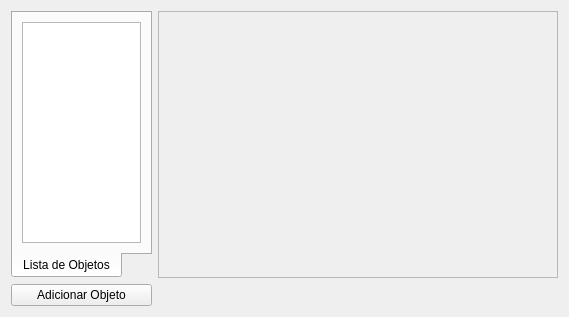
<?xml version="1.0" encoding="UTF-8"?>
<ui version="4.0">
 <class>ConfigsObjectsWidget</class>
 <widget class="QWidget" name="ConfigsObjectsWidget">
  <property name="geometry">
   <rect>
    <x>0</x>
    <y>0</y>
    <width>569</width>
    <height>317</height>
   </rect>
  </property>
  <property name="windowTitle">
   <string>Form</string>
  </property>
  <layout class="QGridLayout" name="gridLayout">
   <item row="1" column="0">
    <widget class="QPushButton" name="pushButton">
     <property name="text">
      <string>Adicionar Objeto</string>
     </property>
    </widget>
   </item>
   <item row="0" column="1">
    <widget class="QScrollArea" name="scrollArea">
     <property name="minimumSize">
      <size>
       <width>400</width>
       <height>0</height>
      </size>
     </property>
     <property name="widgetResizable">
      <bool>true</bool>
     </property>
     <widget class="QWidget" name="scrollAreaWidgetContents">
      <property name="geometry">
       <rect>
        <x>0</x>
        <y>0</y>
        <width>398</width>
        <height>264</height>
       </rect>
      </property>
     </widget>
    </widget>
   </item>
   <item row="0" column="0">
    <widget class="QTabWidget" name="tabWidget">
     <property name="tabPosition">
      <enum>QTabWidget::South</enum>
     </property>
     <property name="currentIndex">
      <number>0</number>
     </property>
     <property name="elideMode">
      <enum>Qt::ElideMiddle</enum>
     </property>
     <property name="movable">
      <bool>false</bool>
     </property>
     <widget class="QWidget" name="tab_personagem">
      <attribute name="title">
       <string>Lista de Objetos</string>
      </attribute>
      <layout class="QGridLayout" name="gridLayout_2">
       <item row="0" column="0">
        <widget class="QListWidget" name="listPersonagem">
         <property name="iconSize">
          <size>
           <width>32</width>
           <height>32</height>
          </size>
         </property>
        </widget>
       </item>
      </layout>
     </widget>
    </widget>
   </item>
  </layout>
 </widget>
 <resources/>
 <connections/>
</ui>
